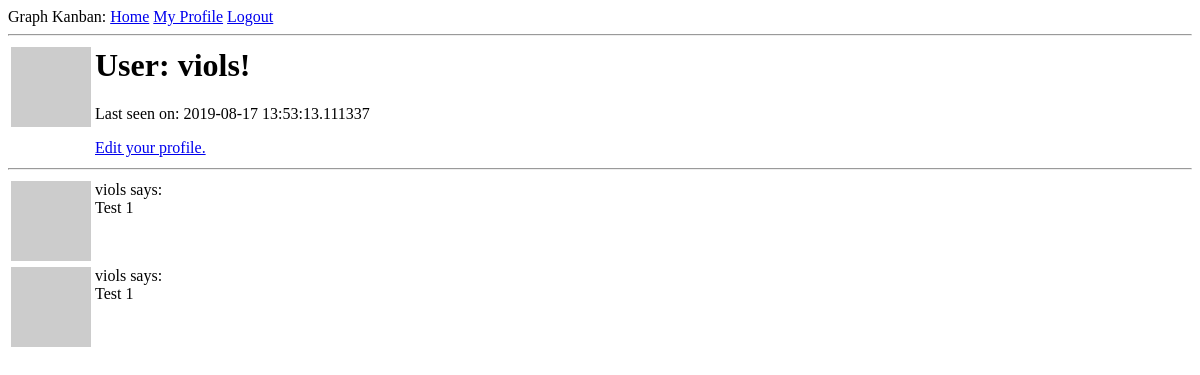
Page /user/viols (signed in) on the earlier database version.
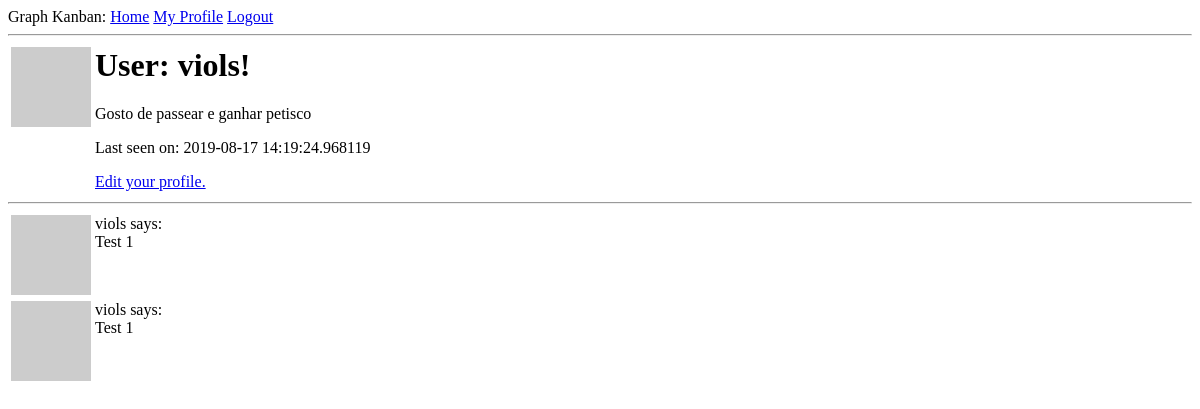
Same page on the later database version.
### core/models.py (models this page shows, shortened)
class User(UserMixin, db.Model):
    id = db.Column(db.Integer, primary_key=True)
    username = db.Column(db.String(64), index=True, unique=True)
    email = db.Column(db.String(128), index=True, unique=True)
    password_hash = db.Column(db.String(128))
    posts = db.relationship("Post", backref="author", lazy="dynamic")
    about_me = db.Column(db.String(140))
    last_seen = db.Column(db.DateTime, default=datetime.utcnow)
    def avatar(self, size):
        digest = md5(self.email.lower().encode("utf-8")).hexdigest()
        return "https://www.gravatar.com/avatar/{hash}?d=retro&s={size}".format(
                hash=digest,
                size=size
        )

### core/routes.py (the view)
@app.route("/user/<username>")
@login_required
def user(username):
    user = User.query.filter_by(username=username).first_or_404()
    posts = [
        {"author": user, "body": "Test 1"},
        {"author": user, "body": "Test 1"}
    ]
    return render_template("user.html", user=user, posts=posts)

### core/models.py (called while the page is built)
@login.user_loader
def load_user(id):
    return User.query.get(int(id))

### core/routes.py (called while the page is built)
@app.before_request
def before_request():
    if current_user.is_authenticated:
        current_user.last_seen = datetime.utcnow()
        db.session.commit()

### core/templates/user.html
{% extends "base.html" %}
{% block content %}
    <table>
        <tr valign="top">
            <td><img src="{{ user.avatar(128) }}"></td>
            <td>
                <h1>User: {{ user.username }}!</h1>
                {% if user.about_me %}<p>{{ user.about_me }}</p>{% endif %}
                {% if user.last_seen %}<p>Last seen on: {{ user.last_seen }}</p>{% endif %}
                {% if user == current_user %}<p><a href="{{ url_for('edit_profile') }}">Edit your profile.</a></p>{% endif %}
            </td>
        </tr>
    </table>
    <hr>
    {% for post in posts %}
        {% include "_post.html" %}
    {% endfor %}
{% endblock %}

### core/templates/base.html (shortened to what this page needs)
<html>
    <head>
    </head>
    <body>
        <div>Graph Kanban:
            <a href="{{ url_for('index') }}">Home</a>
            {% if current_user.is_anonymous %}
            <a href="{{ url_for('login') }}">Login</a>
            {% else %}
            <a href="{{ url_for('user', username=current_user.username) }}">My Profile</a>
            <a href="{{ url_for('logout') }}">Logout</a>
            {% endif %}
        </div>
        <hr>
        {% block content %}{% endblock %}
    </body>
</html>

### core/templates/_post.html
<table>
    <tr valign="top">
        <td><img src="{{ post.author.avatar(32) }}"></td>
        <td>{{ post.author.username }} says:<br>{{ post.body }}</td>
    </tr>
</table>

Differences in the rows shown:
changed User "viols": about_me (not shown) → "Gosto de passear e ganhar petisco"; last_seen "2019-08-17 13:53:13.111337" → "2019-08-17 14:19:24.968119"
